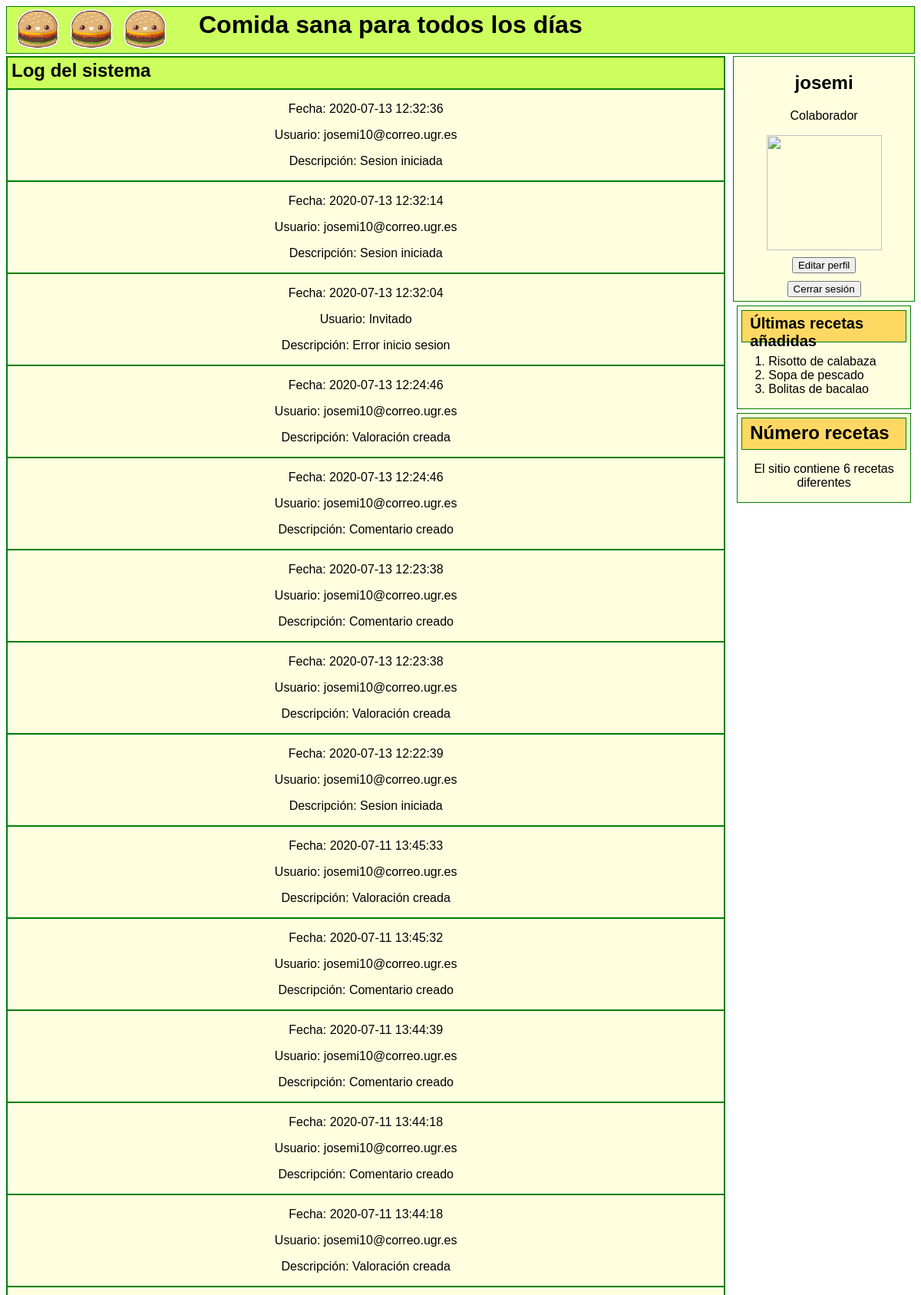
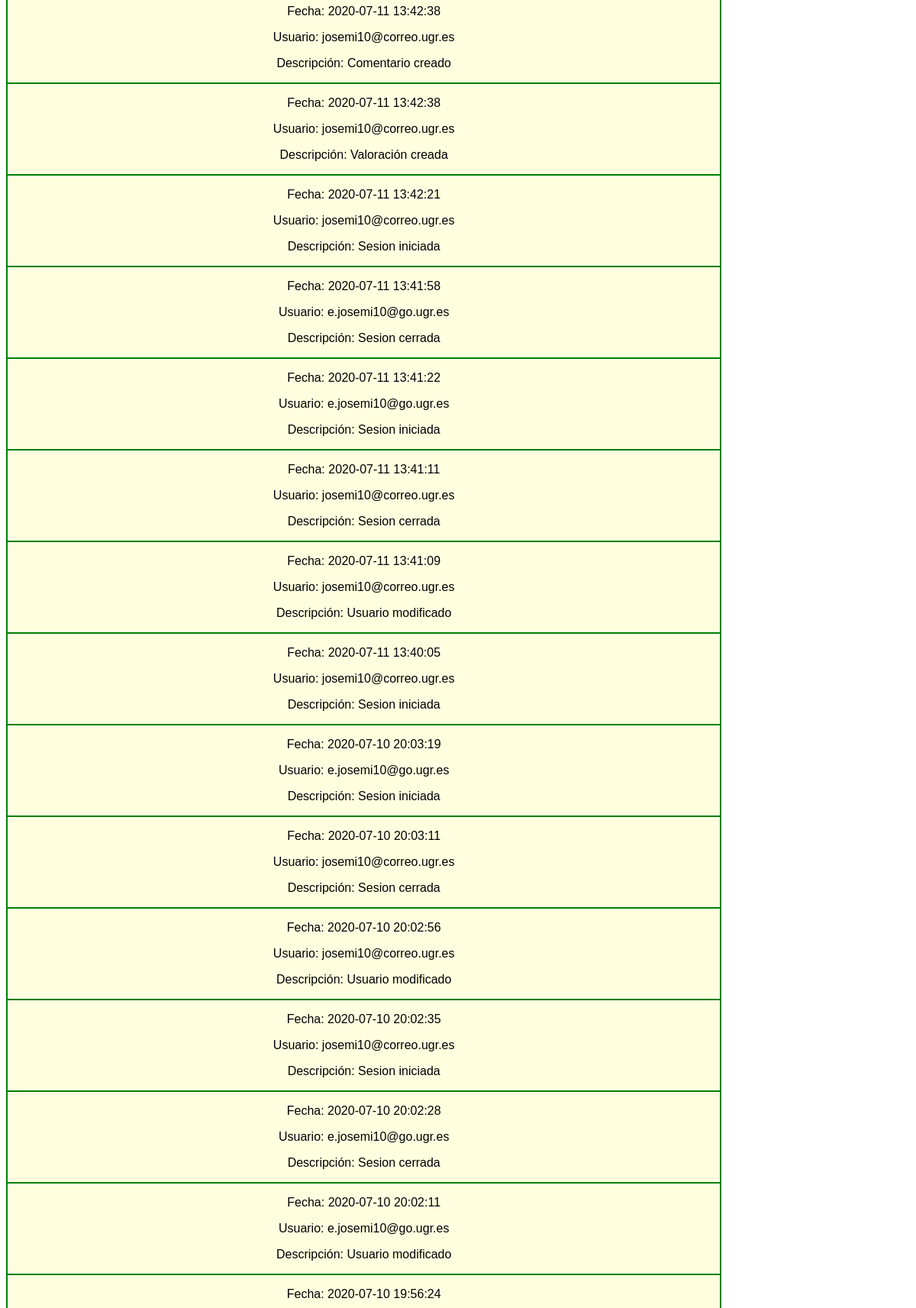
The app's page /log.php (signed in, upper part) with its own data (2 pictures, top to bottom).
### tables this page shows
CREATE TABLE `log` (
  `id` double NOT NULL AUTO_INCREMENT,
  `fecha` datetime DEFAULT NULL,
  `usuario` varchar(100) DEFAULT NULL,
  `descripcion` varchar(100) DEFAULT NULL,
  PRIMARY KEY (`id`)
);

CREATE TABLE `recetas` (
  `titulo` varchar(100) NOT NULL,
  `autor` varchar(50) DEFAULT NULL,
  `categoria` varchar(50) DEFAULT NULL,
  `descripcion` text,
  `ingredientes` text,
  `preparacion` text,
  `imagen` mediumblob,
  `id` int(11) NOT NULL AUTO_INCREMENT,
  PRIMARY KEY (`id`)
);

### log.php (the view, shortened to what this page needs)
<?php
$db = mysqli_connect(DB_HOST, DB_USER, DB_PASSWORD, DB_DATABASE);
mysqli_set_charset($db, "utf8");
echo "<main>";
echo <<< HTML
<div class="contenedor">
		<div class="celdaTitulo">
				<div class="titPlato"><h2>Log del sistema</h2></div>
		</div>
	</div>
HTML;
	class Log{
		function __construct($id, $fecha, $usuario, $descripcion){
			$this->fecha = $fecha;
      $this->usuario = $usuario;
			$this->descripcion = $descripcion;
		}
		function getFecha(){
			return $this->fecha;
		}
    function getUsuario(){
			return $this->usuario;
		}
		function getDescripcion(){
			return $this->descripcion;
		}
	}
		function getLog($db){
			$log = null;
			$query = mysqli_query($db, "SELECT * FROM log ORDER by fecha DESC");
			while($output = mysqli_fetch_row($query)){
				$log[] = new Log($output[0],$output[1],$output[2],$output[3]);
			}
			return $log;
		}
		$log = getLog($db);
  	foreach ($log as $i) {
		echo'
			<div class="formulario">
				<p>Fecha: '.$i->getFecha().'</p>
        <p>Usuario: '.$i->getUsuario().'</p>
				<p>Descripción: '.$i->getDescripcion().'</p>
			</div>
		';
	}
	echo "</main>";
	include_once "aside.php";
?>

### aside.php (shortened to what this page needs)
<?php
$ultima1 = "";
$ultima2 = "";
$ultima3 = "";
$numRecetas = 0;
echo <<< HTML
<aside>
HTML;
$db = mysqli_connect(DB_HOST, DB_USER, DB_PASSWORD, DB_DATABASE);
mysqli_set_charset($db, "utf8");
  if(isset($_SESSION['usuario']))
{
		$email_mod = $_SESSION['email'];
    $foto = base64_encode($_SESSION['foto']);
    echo <<< HTML
    <div class="formulario">
        <h2>{$_SESSION["nombre"]}</h2>
				<p>{$_SESSION["tipo"]}</p>
        <img width="150" height="150"/>
				<div class="user"><form action="gestion.php" method='POST'>
						<input type="hidden" name="email_modificar" value="{$email_mod}"/>
            <input type="hidden" name="usuario" value="modificarUsuario"/>
            <input type="submit" name="editarUsuario" value="Editar perfil"/>
        </form></div>
        <div class="user"><form action="index.php" method='POST'>
          <input type="hidden" name="logout" value="Logout"/>
          <input type="submit" name="Cerrar" value="Cerrar sesión"/>
        </form></div>
      </div>
HTML;
}
$query = mysqli_query($db, "SELECT titulo FROM recetas ORDER BY id DESC");
if(!empty($query) && mysqli_num_rows($query)>0)
{
    while($ultima3 == "")
    {
        $data = mysqli_fetch_array($query);
        if($ultima1 == "")
            $ultima1 = $data['titulo'];
        elseif($ultima2 == "" && $data['titulo'] != $ultima1){
          if(mysqli_num_rows($query)>1){
            $ultima2 = $data['titulo'];
          }
          else {
            $ultima2 = "-";
          }
        }
        elseif($ultima3 == "" && $data['titulo'] != $ultima1 && $data['titulo'] != $ultima2)
        if(mysqli_num_rows($query)>2){
            $ultima3 = $data['titulo'];
        }
        else{
          $ultima3 = "-";
        }
    }
}
if($query)
{
  $numRecetas=mysqli_num_rows($query);
}
echo <<< HTML
  <div class="valoradas">
    <div class="titValoradas">
      <h2>Últimas recetas añadidas</h2>
    </div>
    <ol>
      <li>$ultima1</li>
      <li>$ultima2</li>
      <li>$ultima3</li>
    </ol>
  </div>
  <div class="numrecetas">
    <div class="titRecetas">
      <h2>Número recetas</h2>
    </div>
    <p>El sitio contiene $numRecetas recetas diferentes</p>
  </div>
</aside>
HTML;
?>

### style.css (style rules this page uses)
body { font-family: 'Source Sans Pro', sans-serif; }
header { color: black; border: 1px solid green; background-color: #CCFF5E; height: 60px; }
.burguer { float: left; margin: 0 0 0 0; padding-left: 10px; }
.titulo { float: left; margin: -16px 0 0 0; padding-left: 40px; }
main { float: left; width: 79%; list-style: none; background: lightyellow; border: 1px solid green; }
.contenedor { color: black; background: lightyellow; }
.celdaTitulo { height: 40px; border: 1px solid green; padding-left: 2px; color: black; background-color: #CCFF5E; }
.titPlato h2 { float: left; margin: 3px; }
.formulario { text-align: center; border: 1px solid green; background: lightyellow; }
aside { float: right; width: 20%; }
.user { padding: 5px; }
.valoradas { margin: 5px; color: black; border: 1px solid green; background: lightyellow; }
.titValoradas { font-size: smaller; color: black; height: 40px; padding-left: 10px; margin: 5px; border: 1px solid green; background: #FFD863; }
.titValoradas h2 { margin: 5px 0 0 0; text-align: left; }
.numrecetas { margin: 5px; color: black; border: 1px solid green; background: lightyellow; text-align: center; }
.titRecetas { color: black; height: 40px; padding-left: 10px; margin: 5px; border: 1px solid green; background: #FFD863; }
.titRecetas h2 { margin: 5px 0 0 0; text-align: left; }

### style_adaptable.css (style rules this page uses)
body { font-family: 'Source Sans Pro', sans-serif; }
@media (min-width: 660px) { header { height: 60px; } }
@media (min-width: 660px) { .celdaTitulo { height: 40px; } }
header { color: black; border: 1px solid green; background-color: #CCFF5E; }
.burguer { margin: 0 0 0 0; padding-left: 10px; }
.titulo { margin: -5px 0 0 0; padding-left: 10px; height: 50px; font-size: small; }
main { width: 100%; }
.contenedor { margin: 0 0 5px 0; width: 100%; color: black; border: 1px solid green; background: lightyellow; }
.celdaTitulo { margin: 5px; padding-left: 10px; color: black; background-color: #CCFF5E; }
.titPlato { float: left; }
.titPlato h2 { margin: 0 0 0 0; float: left; padding: 5px; }
aside { float: left; width: 100%; }
.user { margin: 10px 20px 10px 20px; display: flex; flex-direction: column; }
.valoradas { margin: 5px; color: black; border: 1px solid green; background: lightyellow; }
.titValoradas { font-size: smaller; color: black; height: 40px; padding-left: 10px; margin: 5px; border: 1px solid green; background: #FFD863; }
.titValoradas h2 { margin: 5px 0 0 0; text-align: left; }
.numrecetas { margin: 5px; color: black; border: 1px solid green; background: lightyellow; text-align: left; padding-left: 10px; }
.titRecetas { color: black; height: 40px; padding-left: 10px; margin: 5px 5px 0 -5px; border: 1px solid green; background: #FFD863; }
.titRecetas h2 { margin: 5px 0 0 0; text-align: left; }

### records on screen
log: fecha "2020-07-13 12:32:36", usuario "josemi10@correo.ugr.es", descripcion "Sesion iniciada"
log: fecha "2020-07-13 12:32:14", usuario "josemi10@correo.ugr.es", descripcion "Sesion iniciada"
log: fecha "2020-07-13 12:32:04", usuario "Invitado", descripcion "Error inicio sesion"
log: fecha "2020-07-13 12:24:46", usuario "josemi10@correo.ugr.es", descripcion "Valoración creada"
log: fecha "2020-07-13 12:24:46", usuario "josemi10@correo.ugr.es", descripcion "Comentario creado"
log: fecha "2020-07-13 12:23:38", usuario "josemi10@correo.ugr.es", descripcion "Comentario creado"
log: fecha "2020-07-13 12:23:38", usuario "josemi10@correo.ugr.es", descripcion "Valoración creada"
log: fecha "2020-07-13 12:22:39", usuario "josemi10@correo.ugr.es", descripcion "Sesion iniciada"
log: fecha "2020-07-11 13:45:33", usuario "josemi10@correo.ugr.es", descripcion "Valoración creada"
log: fecha "2020-07-11 13:45:32", usuario "josemi10@correo.ugr.es", descripcion "Comentario creado"
log: fecha "2020-07-11 13:44:39", usuario "josemi10@correo.ugr.es", descripcion "Comentario creado"
log: fecha "2020-07-11 13:44:18", usuario "josemi10@correo.ugr.es", descripcion "Comentario creado"
log: fecha "2020-07-11 13:44:18", usuario "josemi10@correo.ugr.es", descripcion "Valoración creada"
log: fecha "2020-07-11 13:42:38", usuario "josemi10@correo.ugr.es", descripcion "Comentario creado"
log: fecha "2020-07-11 13:42:38", usuario "josemi10@correo.ugr.es", descripcion "Valoración creada"
log: fecha "2020-07-11 13:42:21", usuario "josemi10@correo.ugr.es", descripcion "Sesion iniciada"
log: fecha "2020-07-11 13:41:58", usuario "e.josemi10@go.ugr.es", descripcion "Sesion cerrada"
log: fecha "2020-07-11 13:41:22", usuario "e.josemi10@go.ugr.es", descripcion "Sesion iniciada"
log: fecha "2020-07-11 13:41:11", usuario "josemi10@correo.ugr.es", descripcion "Sesion cerrada"
log: fecha "2020-07-11 13:41:09", usuario "josemi10@correo.ugr.es", descripcion "Usuario modificado"
log: fecha "2020-07-11 13:40:05", usuario "josemi10@correo.ugr.es", descripcion "Sesion iniciada"
log: fecha "2020-07-10 20:03:19", usuario "e.josemi10@go.ugr.es", descripcion "Sesion iniciada"
log: fecha "2020-07-10 20:03:11", usuario "josemi10@correo.ugr.es", descripcion "Sesion cerrada"
log: fecha "2020-07-10 20:02:56", usuario "josemi10@correo.ugr.es", descripcion "Usuario modificado"
log: fecha "2020-07-10 20:02:35", usuario "josemi10@correo.ugr.es", descripcion "Sesion iniciada"
log: fecha "2020-07-10 20:02:28", usuario "e.josemi10@go.ugr.es", descripcion "Sesion cerrada"
log: fecha "2020-07-10 20:02:11", usuario "e.josemi10@go.ugr.es", descripcion "Usuario modificado"
log: fecha "2020-07-10 19:56:24"
recetas: titulo "Risotto de calabaza"
recetas: titulo "Sopa de pescado"
recetas: titulo "Bolitas de bacalao"

### other values on screen
$_SESSION["nombre"] "josemi"
$_SESSION["tipo"] "Colaborador"
$numRecetas "6"
